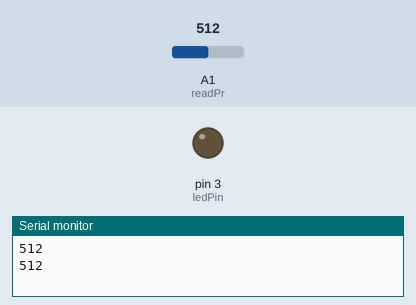
Simulated run of this sketch. Board: Arduino Uno, built with avr-gcc and run on an emulated ATmega328P. On the bench: output pins drawn as LEDs (lit = HIGH), the last lines printed to the serial monitor. The inputs (shaded band) are chosen by the test bench; at power-on: A1 (readPr) = 512.

Above: at 1.8 s.
1.9 s: A1 (readPr) set to 106
4.2 s: A1 (readPr) set to 93
At 6.6 s:
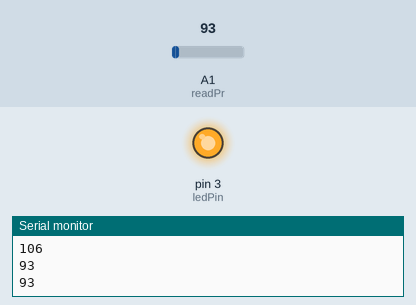
7.5 s: A1 (readPr) set to 110
At 10.1 s:
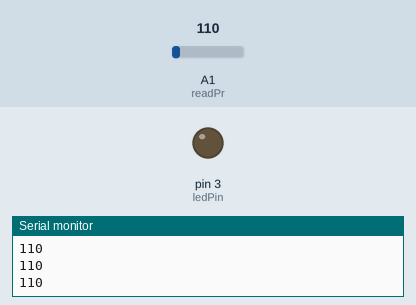
10.5 s: A1 (readPr) set to 90
At 12.5 s:
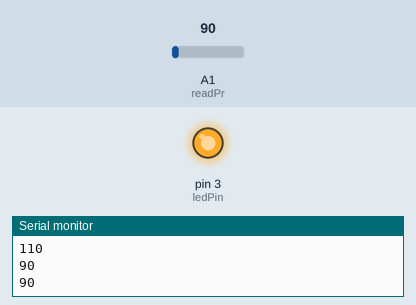
Timing chart, 0 to 14.0 s (numbered marks = the images above; inputs shaded):
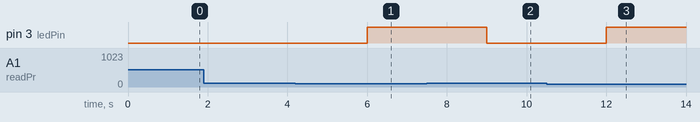

Measured:
- the behaviour switches between 101 and 100 on A1 (readPr) (found by bisection; images 0 and 1)
- after the input at 4.2 s, pin 3 (ledPin): LOW → HIGH after 1.8 s
- after the input at 7.5 s, pin 3 (ledPin): HIGH → LOW after 1.5 s
- after the input at 10.5 s, pin 3 (ledPin): LOW → HIGH after 1.5 s

The sketch:

light_sensitive_led.ino
```cpp
int readPr = A1;
int ledPin = 3;
int readVal;
int timer = 1000;

void setup ()
{
    Serial.begin(9600);
  	pinMode(readPr, INPUT);
    pinMode(ledPin, OUTPUT);
}

void loop ()
{
  //Read & Show Photoresistor value
  readVal = analogRead(readPr);
  Serial.println(readVal);
  delay(timer);

  //Control Led
  if(readVal <= 100)
  {
    digitalWrite(ledPin, HIGH);
  }
  else
  {
    digitalWrite(ledPin, LOW);
  }
}
```
